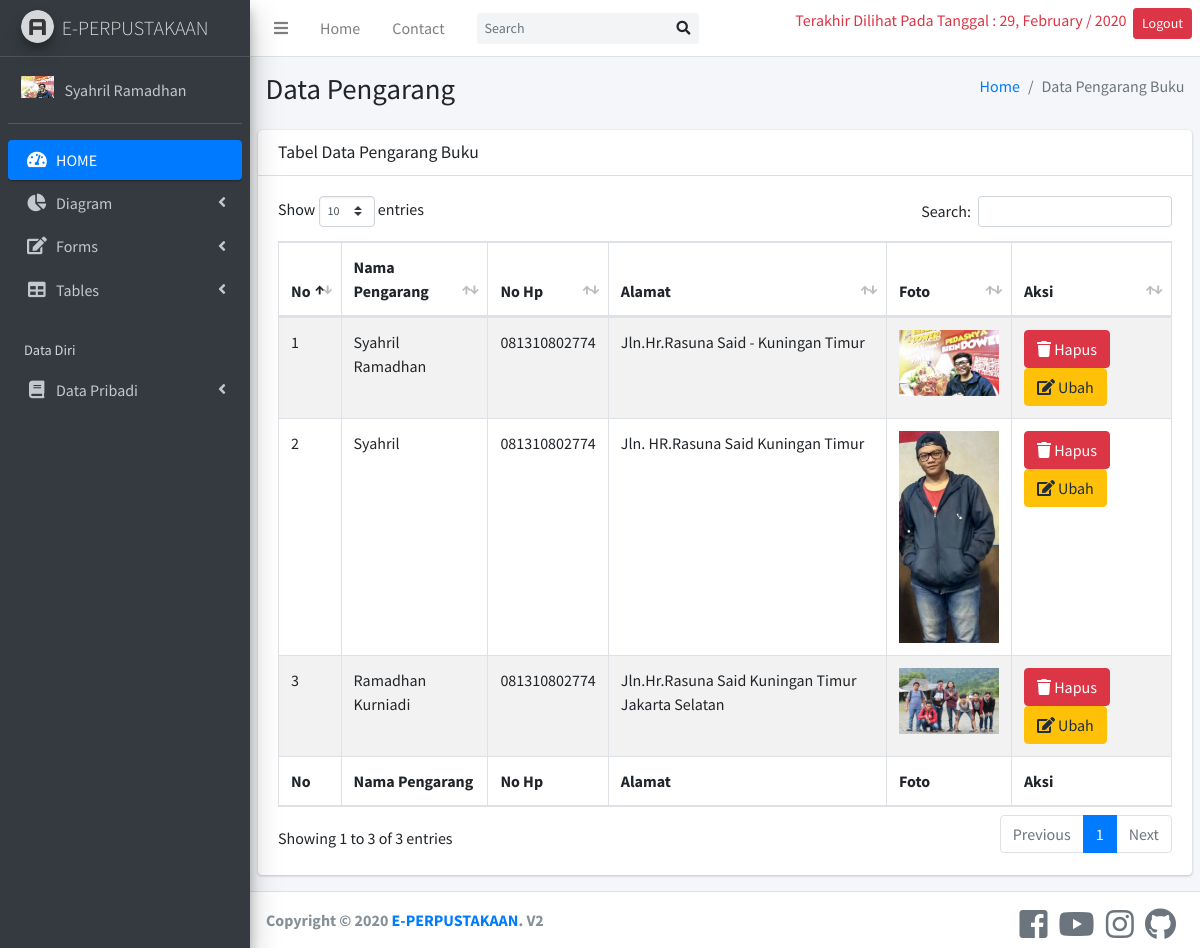
Page /admin/index.php?halaman=pengarang_buku (signed in) on the committed database.
### tables this page shows
CREATE TABLE `pengarang` (
  `id_pengarang` int(50) NOT NULL,
  `nama_pengarang` varchar(100) NOT NULL,
  `alamat` text NOT NULL,
  `no_hp` varchar(50) NOT NULL,
  `foto_pengarang` varchar(255) NOT NULL
);

### admin/pengarang_buku.php (the view)
<div class="wrapper">
    <div class="content-wrapper">
        <section class="content-header">
            <div class="container-fluid">
                <div class="row mb-2">
                    <div class="col-sm-6">
                        <h1>Data Pengarang</h1>
                    </div>
                    <div class="col-sm-6">
                        <ol class="breadcrumb float-sm-right">
                            <li class="breadcrumb-item"><a href="index.php">Home</a></li>
                            <li class="breadcrumb-item active">Data Pengarang Buku</li>
                        </ol>
                    </div>
                </div>
            </div>
        </section>
        <section class="content">
            <div class="row">
                <div class="col-12">
                    <div class="card">
                        <div class="card-header">
                            <h3 class="card-title">Tabel Data Pengarang Buku</h3>
                        </div>
                        <div class="card-body">
                            <table id="example1" class="table table-bordered table-striped">
                                <thead>
                                    <tr>
                                        <th>No</th>
                                        <th>Nama Pengarang</th>
                                        <th>No Hp</th>
                                        <th>Alamat</th>
                                        <th>Foto</th>
                                        <th>Aksi</th>
                                    </tr>
                                </thead>
                                <tbody>
                                    <?php include '../koneksi/koneksi.php'; ?>
                                    <?php $ambil = $konek->query("SELECT * FROM pengarang");
                                    ?>
                                    <?php $nomor = 1; ?>
                                    <?php while ($pecah = $ambil->fetch_assoc()) { ?>
                                        <tr>
                                            <td><?php echo $nomor; ?></td>
                                            <td><?php echo strip_tags($pecah['nama_pengarang']); ?></td>
                                            <td><?php echo strip_tags($pecah['no_hp']); ?></td>
                                            <td><?php echo strip_tags($pecah['alamat']); ?></td>
                                            <td>
                                                <img src="../foto_pengarang/<?php echo strip_tags($pecah['foto_pengarang']); ?>" width="100">
                                            </td>
                                            <td>
                                                <a href="index.php?halaman=hapus_pengarang&id=<?php echo base64_encode(strip_tags($pecah['id_pengarang'])); ?>" class="btn-danger btn"><i class="fas fa-trash"> </i> Hapus </a>
                                                <a href="index.php?halaman=ubah_pengarang&id=<?php echo base64_encode(strip_tags($pecah['id_pengarang'])); ?>" class="btn btn-warning"><i class="fas fa-edit"> </i> Ubah</a>
                                            </td>
                                        </tr>
                                        <?php $nomor++; ?>
                                    <?php } ?>
                                </tbody>
                                <tfoot>
                                    <tr>
                                        <th>No</th>
                                        <th>Nama Pengarang</th>
                                        <th>No Hp</th>
                                        <th>Alamat</th>
                                        <th>Foto</th>
                                        <th>Aksi</th>
                                    </tr>
                                </tfoot>
                            </table>
                        </div>
                    </div>
                </div>
            </div>
        </section>
    </div>
</div>

### admin/index.php (shortened to what this page needs)
<?php
include '../koneksi/koneksi.php';
?>
<?php
$id_admin = $_SESSION["admin"]["id_admin"];
$detail_admin = $konek->query("SELECT foto_admin, nama, tanggal, bulan, tahun FROM tb_admin WHERE id_admin='$id_admin'");
$pecah = $detail_admin->fetch_assoc();
?>
<!DOCTYPE html>
<html lang="en">
<head>
    <link rel="stylesheet" href="../assets/plugins/fontawesome-free/css/all.min.css">
    <link rel="stylesheet" href="http://code.ionicframework.com/ionicons/2.0.1/css/ionicons.min.css">
    <link rel="stylesheet" href="https://use.fontawesome.com/releases/v5.7.0/css/all.css">
    <link rel="stylesheet" href="../assets/plugins/datatables-bs4/css/dataTables.bootstrap4.css">
    <link rel="stylesheet" href="../assets/dist/css/adminlte.min.css">
</head>
<body class="hold-transition sidebar-mini">
    <div class="wrapper">
        <nav class="main-header navbar navbar-expand navbar-white navbar-light">
            <ul class="navbar-nav">
                <li class="nav-item">
                    <a class="nav-link" data-widget="pushmenu" href="#"><i class="fas fa-bars"></i></a>
                </li>
                <li class="nav-item d-none d-sm-inline-block">
                    <a href="index.php" class="nav-link">Home</a>
                </li>
                <li class="nav-item d-none d-sm-inline-block">
                    <a href="index.php?halaman=kontak" class="nav-link">Contact</a>
                </li>
            </ul>
            <form class="form-inline ml-3" method="get">
                <div class="input-group input-group-sm">
                    <input class="form-control form-control-navbar" type="search" placeholder="Search" aria-label="Search">
                    <div class="input-group-append">
                        <button class="btn btn-navbar" type="submit">
                            <i class="fas fa-search"></i>
                        </button>
                    </div>
                </div>
            </form>
            <ul class="navbar-nav ml-auto">
                <p class=" text-danger text-right">Terakhir Dilihat Pada Tanggal : <?php echo $pecah["tanggal"]; ?>, <?php echo $pecah["bulan"]; ?> / <?php echo $pecah["tahun"]; ?> &nbsp;</p>
                <li class="nav-item dropdown">
                    <a href="index.php?halaman=logout" class="btn btn-danger square-btn-adjust btn-sm">Logout</a>
                </li>
            </ul>
        </nav>
        <aside class="main-sidebar sidebar-dark-primary elevation-4">
            <a href="index.php" class="brand-link">
                <img src="../assets/dist/img/AdminLTELogo.png" alt="AdminLTE Logo" class="brand-image img-circle elevation-3" style="opacity: .8">
                <span class="brand-text font-weight-light">E-PERPUSTAKAAN</span>
            </a>
            <div class="sidebar">
                <div class="user-panel mt-3 pb-3 mb-3 d-flex">
                    <div class="image">
                        <img src="../foto_admin/<?php echo $pecah['foto_admin']; ?>" class="user-image img-responsive" alt="User Image">
                    </div>
                    <div class="info">
                        <a class="d-block"><?php echo $pecah['nama']; ?></a>
                    </div>
                </div>
                <?php include('sidebar.php'); ?>
                <?php
                if (isset($_GET['halaman'])) {
                    if ($_GET['halaman'] == "buatQRCode") {
                        include 'buatQRCode.php';
                    } elseif ($_GET['halaman'] == 'data_anggota') {
                        include 'data_anggota.php';
                    } elseif ($_GET['halaman'] == 'hapus_anggota') {
                        include 'hapus_anggota.php';
                    } elseif ($_GET['halaman'] == 'detail_anggota') {
                        include 'detail_anggota.php';
                    } elseif ($_GET['halaman'] == 'tambahbuku') {
                        include 'tambahbuku.php';
                    } elseif ($_GET['halaman'] == 'ubahbuku') {
                        include 'ubahbuku.php';
                    } elseif ($_GET['halaman'] == 'hapusbuku') {
                        include 'hapusbuku.php';
                    } elseif ($_GET['halaman'] == 'kategori_buku') {
                        include 'kategori_buku.php';
                    } elseif ($_GET['halaman'] == 'tambah_kategori') {
                        include 'tambah_kategori.php';
                    } elseif ($_GET['halaman'] == 'ubah_kategori') {
                        include 'ubah_kategori.php';
                    } elseif ($_GET['halaman'] == 'hapus_kategori') {
                        include 'hapus_kategori.php';
                    } elseif ($_GET['halaman'] == 'pengarang_buku') {
                        include 'pengarang_buku.php';
                    } elseif ($_GET['halaman'] == 'tambah_pengarang') {
                        include 'tambah_pengarang.php';
                    } elseif ($_GET['halaman'] == 'ubah_pengarang') {
                        include 'ubah_pengarang.php';
                    } elseif ($_GET['halaman'] == 'hapus_pengarang') {
                        include 'hapus_pengarang.php';
                    } elseif ($_GET['halaman'] == 'penerbit_buku') {
                        include 'penerbit_buku.php';
                    } elseif ($_GET['halaman'] == 'tambah_penerbit') {
                        include 'tambah_penerbit.php';
                    } elseif ($_GET['halaman'] == 'ubah_penerbit') {
                        include 'ubah_penerbit.php';
                    } elseif ($_GET['halaman'] == 'hapus_penerbit') {
                        include 'hapus_penerbit.php';
                    } elseif ($_GET['halaman'] == 'kontak') {
                        include 'kontak.php';
                    } elseif ($_GET['halaman'] == 'profil_petugas') {
                        include 'profil_petugas.php';
                    } elseif ($_GET['halaman'] == 'chat') {
                        include 'chat.php';
                    } elseif ($_GET['halaman'] == 'chart') {
                        include 'chart.php';
                    } elseif ($_GET['halaman'] == 'data_pribadi') {
                        include 'data_pribadi.php';
                    } elseif ($_GET['halaman'] == 'edit_data_pribadi') {
                        include 'edit_data_pribadi.php';
                    } elseif ($_GET['halaman'] == 'data_admin') {
                        include 'data_admin.php';
                    } elseif ($_GET['halaman'] == 'ubah_admin') {
                        include 'ubah_admin.php';
                    } elseif ($_GET['halaman'] == 'data_petugas') {
                        include 'data_petugas.php';
                    } elseif ($_GET['halaman'] == 'tambah_petugas') {
                        include 'tambah_petugas.php';
                    } elseif ($_GET['halaman'] == 'detail_petugas') {
                        include 'detail_petugas.php';
                    } elseif ($_GET['halaman'] == 'ubah_petugas') {
                        include 'ubah_petugas.php';
                    } elseif ($_GET['halaman'] == 'hapus_petugas') {
                        include 'hapus_petugas.php';
                    } elseif ($_GET['halaman'] == 'data_peminjaman') {
                        include 'data_peminjaman.php';
                    } elseif ($_GET['halaman'] == 'detail_peminjaman') {
                        include 'detail_peminjaman.php';
                    } elseif ($_GET['halaman'] == 'tambah_peminjaman') {
                        include 'tambah_peminjaman.php';
                    } elseif ($_GET['halaman'] == 'hapus_peminjaman') {
                        include 'hapus_peminjaman.php';
                    } elseif ($_GET['halaman'] == 'logout') {
                        include 'logout.php';
                    }
                } else {
                    include 'home2.php';
                }
                ?>
                <?php include('footer.php'); ?>
            </div>
</body>
</html>

### rows in the picture
pengarang: nama_pengarang "Syahril Ramadhan", no_hp "081310802774", alamat "Jln.Hr.Rasuna Said - Kuningan Timur", foto_pengarang (picture)
pengarang: nama_pengarang "Syahril", no_hp "081310802774", alamat "Jln. HR.Rasuna Said Kuningan Timur", foto_pengarang (picture)
pengarang: nama_pengarang "Ramadhan Kurniadi", no_hp "081310802774", alamat "Jln.Hr.Rasuna Said Kuningan Timur Jakarta Selatan", foto_pengarang (picture)

### other values in the picture
$pecah["tanggal"] "29"
$pecah["bulan"] "February"
$pecah["tahun"] "2020"
$pecah['nama'] "Syahril Ramadhan"
